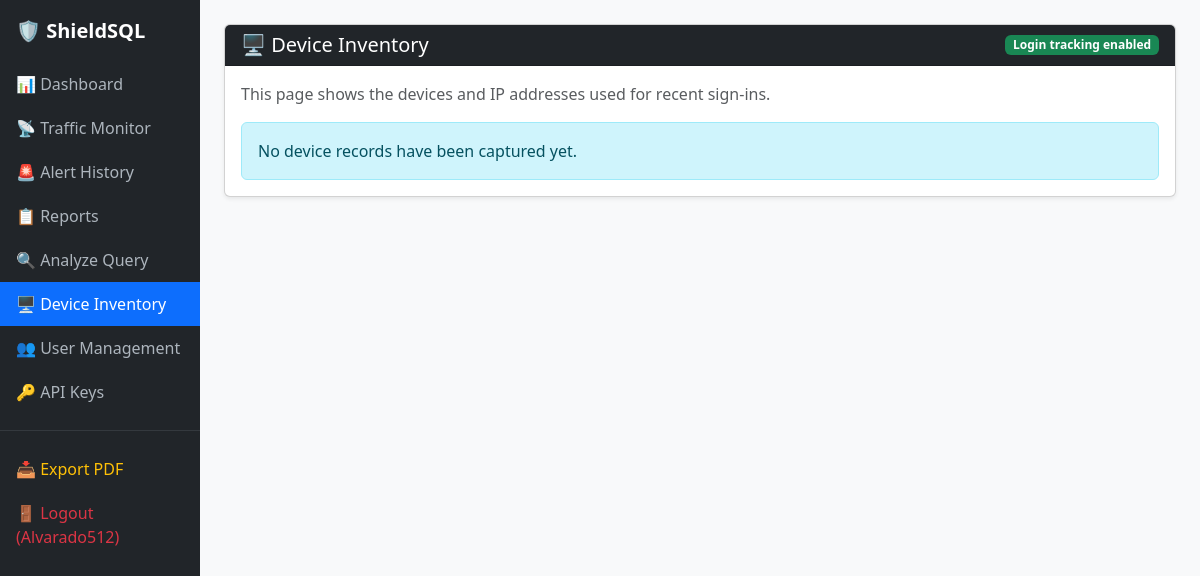
The page /devices/ (signed in) on the database as committed earlier.
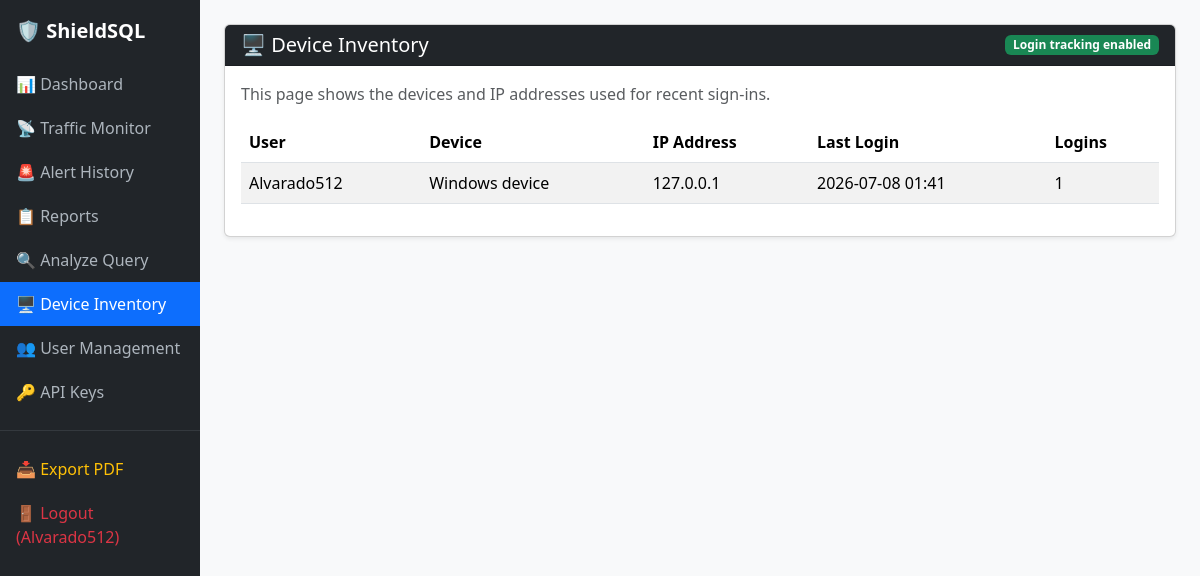
The same page on the database as committed later.
### monitor/models.py (models this page shows, shortened)
class User(AbstractUser):
    display_name = models.CharField(max_length=150, blank=True)
    role = models.CharField(max_length=50, blank=True)
    created_at = models.DateTimeField(auto_now_add=True)

class LoginDevice(models.Model):
    user = models.ForeignKey(
        settings.AUTH_USER_MODEL,
        on_delete=models.CASCADE,
        related_name="login_devices",
    )
    device_name = models.CharField(max_length=120, blank=True)
    user_agent = models.TextField(blank=True)
    source_ip = models.GenericIPAddressField(null=True, blank=True)
    login_count = models.PositiveIntegerField(default=1)
    last_login_at = models.DateTimeField(default=timezone.now)
    is_active = models.BooleanField(default=True)
    class Meta:
        ordering = ["-last_login_at"]

### monitor/views.py (the view)
# urls.py: path('devices/', views.DeviceInventoryView.as_view(), name='device_inventory'),
class DeviceInventoryView(LoginRequiredMixin, TemplateView):
    template_name = "monitor/device_inventory.html"
    def get_context_data(self, **kwargs):
        ctx = super().get_context_data(**kwargs)
        if self.request.user.is_superuser:
            devices = models.LoginDevice.objects.order_by("-last_login_at")
        else:
            devices = models.LoginDevice.objects.filter(user=self.request.user).order_by("-last_login_at")
        ctx["devices"] = devices
        return ctx

### monitor/templates/monitor/device_inventory.html (shortened to what this page needs)
{% extends 'monitor/base.html' %}
{% block content %}
<div class="card shadow-sm">
  <div class="card-header bg-dark text-white d-flex justify-content-between align-items-center">
    <h5 class="mb-0">🖥️ Device Inventory</h5>
    <span class="badge bg-success">Login tracking enabled</span>
  </div>
  <div class="card-body">
    <p class="text-muted mb-3">This page shows the devices and IP addresses used for recent sign-ins.</p>
    {% if devices %}
      <div class="table-responsive">
        <table class="table table-striped align-middle">
          <thead>
            <tr>
              <th>User</th>
              <th>Device</th>
              <th>IP Address</th>
              <th>Last Login</th>
              <th>Logins</th>
            </tr>
          </thead>
          <tbody>
            {% for device in devices %}
              <tr>
                <td>{{ device.user.username }}</td>
                <td>{{ device.device_name }}</td>
                <td>{{ device.source_ip|default:'unknown' }}</td>
                <td>{{ device.last_login_at|date:'Y-m-d H:i' }}</td>
                <td>{{ device.login_count }}</td>
              </tr>
            {% endfor %}
          </tbody>
        </table>
      </div>
    {% else %}
      <div class="alert alert-info mb-0">No device records have been captured yet.</div>
    {% endif %}
  </div>
</div>
{% endblock %}

### monitor/templates/monitor/base.html (shortened to what this page needs)
<!doctype html>
<html lang="en">
  <head>
    <link href="https://cdn.jsdelivr.net/npm/bootstrap@5.3.3/dist/css/bootstrap.min.css" rel="stylesheet">
  </head>
  <body>
    <div class="container-fluid">
      <div class="row">
        <nav class="col-md-2 d-none d-md-block sidebar px-0">
          <div class="brand">🛡️ ShieldSQL</div>
          {% if user.is_authenticated %}
          <a href="{% url 'monitor:dashboard' %}" class="{% if request.resolver_match.url_name == 'dashboard' %}active{% endif %}">📊 Dashboard</a>
          {% endif %}
          <a href="{% url 'monitor:traffic' %}" class="{% if request.resolver_match.url_name == 'traffic' %}active{% endif %}">📡 Traffic Monitor</a>
          <a href="{% url 'monitor:alerts' %}" class="{% if request.resolver_match.url_name == 'alerts' %}active{% endif %}">🚨 Alert History</a>
          <a href="{% url 'monitor:reports' %}" class="{% if request.resolver_match.url_name == 'reports' %}active{% endif %}">📋 Reports</a>
          <a href="{% url 'monitor:query_analysis' %}" class="{% if request.resolver_match.url_name == 'query_analysis' %}active{% endif %}">🔍 Analyze Query</a>
          {% if user.is_authenticated %}
            <a href="{% url 'monitor:device_inventory' %}" class="{% if request.resolver_match.url_name == 'device_inventory' %}active{% endif %}">🖥️ Device Inventory</a>
            {% if user.is_superuser or user.is_staff or user.role|lower == 'admin' %}
              <a href="{% url 'monitor:user_management' %}" class="{% if request.resolver_match.url_name == 'user_management' %}active{% endif %}">👥 User Management</a>
              <a href="{% url 'monitor:api_keys' %}" class="{% if request.resolver_match.url_name == 'api_keys' %}active{% endif %}">🔑 API Keys</a>
            {% endif %}
          {% endif %}
          <hr class="border-secondary">
          {% if user.is_authenticated %}
          <a href="{% url 'monitor:export_pdf' %}" class="text-warning">📥 Export PDF</a>
          <a href="{% url 'monitor:logout' %}" class="text-danger">🚪 Logout ({{ user.username }})</a>
          {% else %}
          <a href="{% url 'monitor:login' %}" class="text-success">🔑 Login</a>
          <a href="{% url 'monitor:register' %}" class="text-info">📝 Register</a>
          {% endif %}
        </nav>
        <main class="col-md-10 ms-sm-auto px-md-4 py-4">
          {% block content %}{% endblock %}
        </main>
      </div>
    </div>
  </body>
</html>

### monitor/templates/monitor/base.html (style rules this page uses)
body { background-color: #f8f9fa; }
.sidebar { min-height: 100vh; background-color: #212529; }
.sidebar a { color: #adb5bd; text-decoration: none; display: block; padding: 10px 16px; }
.sidebar a:hover, .sidebar a.active { color: #fff; background-color: #0d6efd; }
.sidebar .brand { font-size: 1.25rem; font-weight: bold; color: #fff; padding: 16px; }
.table-responsive { max-height: 500px; overflow-y: auto; }

Rows that differ between the two databases and show on the page:
added LoginDevice: user.username "Alvarado512", device_name "Windows device", source_ip "127.0.0.1", last_login_at "2026-07-08 01:41", login_count "1"
Other text that changed with them:
text no longer shown: "No device records have been captured yet."
text now shown: "User Device IP Address Last Login Logins"
